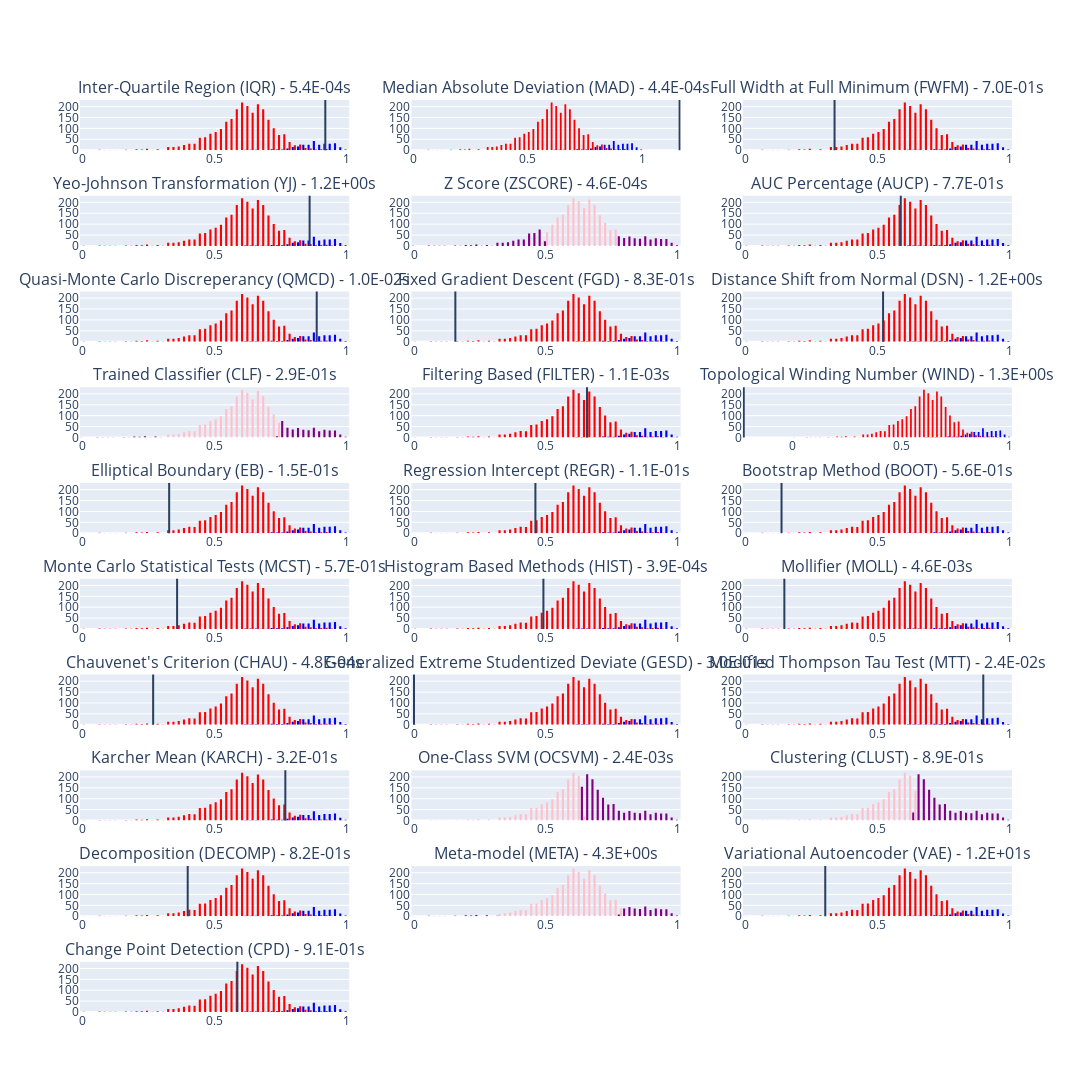

Write notebook code for a chart like this one.
### Code cell
fig = make_subplots(rows=10, cols=3, subplot_titles=list(thresholders.keys()))

for i, (thresholder_name, thresholder) in enumerate(thresholders.items()):
    row, col = (i//3)+1, (i%3)+1
    start = time.perf_counter()
    labels = thresholder.eval(model_labels)
    threshold = thresholder.thresh_
    end = time.perf_counter()
    if threshold != None:
        fig.add_trace(go.Histogram(x=model_labels[true_labels==1], marker={'color':'blue'}), row, col)
        fig.add_trace(go.Histogram(x=model_labels[true_labels==0], marker={'color':'red'}), row, col)
        fig.add_vline(float(threshold), row, col)
    else:
        fig.add_trace(go.Histogram(x=model_labels[labels==1], marker={'color':'purple'}), row, col)
        fig.add_trace(go.Histogram(x=model_labels[labels==0], marker={'color':'pink'}), row, col)
    fig.layout.annotations[i]['text'] = f'{thresholder_name} - {end-start:.1E}s'

fig.update_layout(width=1500, height=2000, showlegend=False)
fig.show()
pass

### Figure 1 — Plotly figure (JSON) as saved in the notebook; plotly's stock layout.template omitted (floating-point values rounded to 4 significant figures; data arrays with more than 128 entries replaced by an {"elided": "..."} marker saying what was removed)
{"data": [{"marker": {"color": "blue"}, "type": "histogram", "x": {"elided": "282 float values"}, "xaxis": "x", "yaxis": "y"}, {"marker": {"color": "red"}, "type": "histogram", "x": {"elided": "2485 float values"}, "xaxis": "x", "yaxis": "y"}, {"marker": {"color": "blue"}, "type": "histogram", "x": {"elided": "282 float values"}, "xaxis": "x2", "yaxis": "y2"}, {"marker": {"color": "red"}, "type": "histogram", "x": {"elided": "2485 float values"}, "xaxis": "x2", "yaxis": "y2"}, {"marker": {"color": "blue"}, "type": "histogram", "x": {"elided": "282 float values"}, "xaxis": "x3", "yaxis": "y3"}, {"marker": {"color": "red"}, "type": "histogram", "x": {"elided": "2485 float values"}, "xaxis": "x3", "yaxis": "y3"}, {"marker": {"color": "blue"}, "type": "histogram", "x": {"elided": "282 float values"}, "xaxis": "x4", "yaxis": "y4"}, {"marker": {"color": "red"}, "type": "histogram", "x": {"elided": "2485 float values"}, "xaxis": "x4", "yaxis": "y4"}, {"marker": {"color": "purple"}, "type": "histogram", "x": {"elided": "750 float values"}, "xaxis": "x5", "yaxis": "y5"}, {"marker": {"color": "pink"}, "type": "histogram", "x": {"elided": "2017 float values"}, "xaxis": "x5", "yaxis": "y5"}, {"marker": {"color": "blue"}, "type": "histogram", "x": {"elided": "282 float values"}, "xaxis": "x6", "yaxis": "y6"}, {"marker": {"color": "red"}, "type": "histogram", "x": {"elided": "2485 float values"}, "xaxis": "x6", "yaxis": "y6"}, {"marker": {"color": "blue"}, "type": "histogram", "x": {"elided": "282 float values"}, "xaxis": "x7", "yaxis": "y7"}, {"marker": {"color": "red"}, "type": "histogram", "x": {"elided": "2485 float values"}, "xaxis": "x7", "yaxis": "y7"}, {"marker": {"color": "blue"}, "type": "histogram", "x": {"elided": "282 float values"}, "xaxis": "x8", "yaxis": "y8"}, {"marker": {"color": "red"}, "type": "histogram", "x": {"elided": "2485 float values"}, "xaxis": "x8", "yaxis": "y8"}, {"marker": {"color": "blue"}, "type": "histogram", "x": {"elided": "282 float values"}, "xaxis": "x9", "yaxis": "y9"}, {"marker": {"color": "red"}, "type": "histogram", "x": {"elided": "2485 float values"}, "xaxis": "x9", "yaxis": "y9"}, {"marker": {"color": "purple"}, "type": "histogram", "x": {"elided": "492 float values"}, "xaxis": "x10", "yaxis": "y10"}, {"marker": {"color": "pink"}, "type": "histogram", "x": {"elided": "2275 float values"}, "xaxis": "x10", "yaxis": "y10"}, {"marker": {"color": "blue"}, "type": "histogram", "x": {"elided": "282 float values"}, "xaxis": "x11", "yaxis": "y11"}, {"marker": {"color": "red"}, "type": "histogram", "x": {"elided": "2485 float values"}, "xaxis": "x11", "yaxis": "y11"}, {"marker": {"color": "blue"}, "type": "histogram", "x": {"elided": "282 float values"}, "xaxis": "x12", "yaxis": "y12"}, {"marker": {"color": "red"}, "type": "histogram", "x": {"elided": "2485 float values"}, "xaxis": "x12", "yaxis": "y12"}, {"marker": {"color": "blue"}, "type": "histogram", "x": {"elided": "282 float values"}, "xaxis": "x13", "yaxis": "y13"}, {"marker": {"color": "red"}, "type": "histogram", "x": {"elided": "2485 float values"}, "xaxis": "x13", "yaxis": "y13"}, {"marker": {"color": "blue"}, "type": "histogram", "x": {"elided": "282 float values"}, "xaxis": "x14", "yaxis": "y14"}, {"marker": {"color": "red"}, "type": "histogram", "x": {"elided": "2485 float values"}, "xaxis": "x14", "yaxis": "y14"}, {"marker": {"color": "blue"}, "type": "histogram", "x": {"elided": "282 float values"}, "xaxis": "x15", "yaxis": "y15"}, {"marker": {"color": "red"}, "type": "histogram", "x": {"elided": "2485 float values"}, "xaxis": "x15", "yaxis": "y15"}, {"marker": {"color": "blue"}, "type": "histogram", "x": {"elided": "282 float values"}, "xaxis": "x16", "yaxis": "y16"}, {"marker": {"color": "red"}, "type": "histogram", "x": {"elided": "2485 float values"}, "xaxis": "x16", "yaxis": "y16"}, {"marker": {"color": "blue"}, "type": "histogram", "x": {"elided": "282 float values"}, "xaxis": "x17", "yaxis": "y17"}, {"marker": {"color": "red"}, "type": "histogram", "x": {"elided": "2485 float values"}, "xaxis": "x17", "yaxis": "y17"}, {"marker": {"color": "blue"}, "type": "histogram", "x": {"elided": "282 float values"}, "xaxis": "x18", "yaxis": "y18"}, {"marker": {"color": "red"}, "type": "histogram", "x": {"elided": "2485 float values"}, "xaxis": "x18", "yaxis": "y18"}, {"marker": {"color": "blue"}, "type": "histogram", "x": {"elided": "282 float values"}, "xaxis": "x19", "yaxis": "y19"}, {"marker": {"color": "red"}, "type": "histogram", "x": {"elided": "2485 float values"}, "xaxis": "x19", "yaxis": "y19"}, {"marker": {"color": "blue"}, "type": "histogram", "x": {"elided": "282 float values"}, "xaxis": "x20", "yaxis": "y20"}, {"marker": {"color": "red"}, "type": "histogram", "x": {"elided": "2485 float values"}, "xaxis": "x20", "yaxis": "y20"}, {"marker": {"color": "blue"}, "type": "histogram", "x": {"elided": "282 float values"}, "xaxis": "x21", "yaxis": "y21"}, {"marker": {"color": "red"}, "type": "histogram", "x": {"elided": "2485 float values"}, "xaxis": "x21", "yaxis": "y21"}, {"marker": {"color": "blue"}, "type": "histogram", "x": {"elided": "282 float values"}, "xaxis": "x22", "yaxis": "y22"}, {"marker": {"color": "red"}, "type": "histogram", "x": {"elided": "2485 float values"}, "xaxis": "x22", "yaxis": "y22"}, {"marker": {"color": "purple"}, "type": "histogram", "x": {"elided": "1334 float values"}, "xaxis": "x23", "yaxis": "y23"}, {"marker": {"color": "pink"}, "type": "histogram", "x": {"elided": "1433 float values"}, "xaxis": "x23", "yaxis": "y23"}, {"marker": {"color": "purple"}, "type": "histogram", "x": {"elided": "1216 float values"}, "xaxis": "x24", "yaxis": "y24"}, {"marker": {"color": "pink"}, "type": "histogram", "x": {"elided": "1551 float values"}, "xaxis": "x24", "yaxis": "y24"}, {"marker": {"color": "blue"}, "type": "histogram", "x": {"elided": "282 float values"}, "xaxis": "x25", "yaxis": "y25"}, {"marker": {"color": "red"}, "type": "histogram", "x": {"elided": "2485 float values"}, "xaxis": "x25", "yaxis": "y25"}, {"marker": {"color": "purple"}, "type": "histogram", "x": {"elided": "375 float values"}, "xaxis": "x26", "yaxis": "y26"}, {"marker": {"color": "pink"}, "type": "histogram", "x": {"elided": "2392 float values"}, "xaxis": "x26", "yaxis": "y26"}, {"marker": {"color": "blue"}, "type": "histogram", "x": {"elided": "282 float values"}, "xaxis": "x27", "yaxis": "y27"}, {"marker": {"color": "red"}, "type": "histogram", "x": {"elided": "2485 float values"}, "xaxis": "x27", "yaxis": "y27"}, {"marker": {"color": "blue"}, "type": "histogram", "x": {"elided": "282 float values"}, "xaxis": "x28", "yaxis": "y28"}, {"marker": {"color": "red"}, "type": "histogram", "x": {"elided": "2485 float values"}, "xaxis": "x28", "yaxis": "y28"}], "layout": {"annotations": [{"font": {"size": 16}, "showarrow": false, "text": "Inter-Quartile Region (IQR) - 5.4E-04s", "x": 0.1444, "xanchor": "center", "xref": "paper", "y": 1, "yanchor": "bottom", "yref": "paper"}, {"font": {"size": 16}, "showarrow": false, "text": "Median Absolute Deviation (MAD) - 4.4E-04s", "x": 0.5, "xanchor": "center", "xref": "paper", "y": 1, "yanchor": "bottom", "yref": "paper"}, {"font": {"size": 16}, "showarrow": false, "text": "Full Width at Full Minimum (FWFM) - 7.0E-01s", "x": 0.8556, "xanchor": "center", "xref": "paper", "y": 1, "yanchor": "bottom", "yref": "paper"}, {"font": {"size": 16}, "showarrow": false, "text": "Yeo-Johnson Transformation (YJ) - 1.2E+00s", "x": 0.1444, "xanchor": "center", "xref": "paper", "y": 0.895, "yanchor": "bottom", "yref": "paper"}, {"font": {"size": 16}, "showarrow": false, "text": "Z Score (ZSCORE) - 4.6E-04s", "x": 0.5, "xanchor": "center", "xref": "paper", "y": 0.895, "yanchor": "bottom", "yref": "paper"}, {"font": {"size": 16}, "showarrow": false, "text": "AUC Percentage (AUCP) - 7.7E-01s", "x": 0.8556, "xanchor": "center", "xref": "paper", "y": 0.895, "yanchor": "bottom", "yref": "paper"}, {"font": {"size": 16}, "showarrow": false, "text": "Quasi-Monte Carlo Discreperancy (QMCD) - 1.0E-02s", "x": 0.1444, "xanchor": "center", "xref": "paper", "y": 0.79, "yanchor": "bottom", "yref": "paper"}, {"font": {"size": 16}, "showarrow": false, "text": "Fixed Gradient Descent (FGD) - 8.3E-01s", "x": 0.5, "xanchor": "center", "xref": "paper", "y": 0.79, "yanchor": "bottom", "yref": "paper"}, {"font": {"size": 16}, "showarrow": false, "text": "Distance Shift from Normal (DSN) - 1.2E+00s", "x": 0.8556, "xanchor": "center", "xref": "paper", "y": 0.79, "yanchor": "bottom", "yref": "paper"}, {"font": {"size": 16}, "showarrow": false, "text": "Trained Classifier (CLF) - 2.9E-01s", "x": 0.1444, "xanchor": "center", "xref": "paper", "y": 0.685, "yanchor": "bottom", "yref": "paper"}, {"font": {"size": 16}, "showarrow": false, "text": "Filtering Based (FILTER) - 1.1E-03s", "x": 0.5, "xanchor": "center", "xref": "paper", "y": 0.685, "yanchor": "bottom", "yref": "paper"}, {"font": {"size": 16}, "showarrow": false, "text": "Topological Winding Number (WIND) - 1.3E+00s", "x": 0.8556, "xanchor": "center", "xref": "paper", "y": 0.685, "yanchor": "bottom", "yref": "paper"}, {"font": {"size": 16}, "showarrow": false, "text": "Elliptical Boundary (EB) - 1.5E-01s", "x": 0.1444, "xanchor": "center", "xref": "paper", "y": 0.58, "yanchor": "bottom", "yref": "paper"}, {"font": {"size": 16}, "showarrow": false, "text": "Regression Intercept (REGR) - 1.1E-01s", "x": 0.5, "xanchor": "center", "xref": "paper", "y": 0.58, "yanchor": "bottom", "yref": "paper"}, {"font": {"size": 16}, "showarrow": false, "text": "Bootstrap Method (BOOT) - 5.6E-01s", "x": 0.8556, "xanchor": "center", "xref": "paper", "y": 0.58, "yanchor": "bottom", "yref": "paper"}, {"font": {"size": 16}, "showarrow": false, "text": "Monte Carlo Statistical Tests (MCST) - 5.7E-01s", "x": 0.1444, "xanchor": "center", "xref": "paper", "y": 0.475, "yanchor": "bottom", "yref": "paper"}, {"font": {"size": 16}, "showarrow": false, "text": "Histogram Based Methods (HIST) - 3.9E-04s", "x": 0.5, "xanchor": "center", "xref": "paper", "y": 0.475, "yanchor": "bottom", "yref": "paper"}, {"font": {"size": 16}, "showarrow": false, "text": "Mollifier (MOLL) - 4.6E-03s", "x": 0.8556, "xanchor": "center", "xref": "paper", "y": 0.475, "yanchor": "bottom", "yref": "paper"}, {"font": {"size": 16}, "showarrow": false, "text": "Chauvenet's Criterion (CHAU) - 4.8E-04s", "x": 0.1444, "xanchor": "center", "xref": "paper", "y": 0.37, "yanchor": "bottom", "yref": "paper"}, {"font": {"size": 16}, "showarrow": false, "text": "Generalized Extreme Studentized Deviate (GESD) - 3.0E-01s", "x": 0.5, "xanchor": "center", "xref": "paper", "y": 0.37, "yanchor": "bottom", "yref": "paper"}, {"font": {"size": 16}, "showarrow": false, "text": "Modified Thompson Tau Test (MTT) - 2.4E-02s", "x": 0.8556, "xanchor": "center", "xref": "paper", "y": 0.37, "yanchor": "bottom", "yref": "paper"}, {"font": {"size": 16}, "showarrow": false, "text": "Karcher Mean (KARCH) - 3.2E-01s", "x": 0.1444, "xanchor": "center", "xref": "paper", "y": 0.265, "yanchor": "bottom", "yref": "paper"}, {"font": {"size": 16}, "showarrow": false, "text": "One-Class SVM (OCSVM) - 2.4E-03s", "x": 0.5, "xanchor": "center", "xref": "paper", "y": 0.265, "yanchor": "bottom", "yref": "paper"}, {"font": {"size": 16}, "showarrow": false, "text": "Clustering (CLUST) - 8.9E-01s", "x": 0.8556, "xanchor": "center", "xref": "paper", "y": 0.265, "yanchor": "bottom", "yref": "paper"}, {"font": {"size": 16}, "showarrow": false, "text": "Decomposition (DECOMP) - 8.2E-01s", "x": 0.1444, "xanchor": "center", "xref": "paper", "y": 0.16, "yanchor": "bottom", "yref": "paper"}, {"font": {"size": 16}, "showarrow": false, "text": "Meta-model (META) - 4.3E+00s", "x": 0.5, "xanchor": "center", "xref": "paper", "y": 0.16, "yanchor": "bottom", "yref": "paper"}, {"font": {"size": 16}, "showarrow": false, "text": "Variational Autoencoder (VAE) - 1.2E+01s", "x": 0.8556, "xanchor": "center", "xref": "paper", "y": 0.16, "yanchor": "bottom", "yref": "paper"}, {"font": {"size": 16}, "showarrow": false, "text": "Change Point Detection (CPD) - 9.1E-01s", "x": 0.1444, "xanchor": "center", "xref": "paper", "y": 0.055, "yanchor": "bottom", "yref": "paper"}], "height": 2000, "shapes": [{"type": "line", "x0": 0.9193, "x1": 0.9193, "xref": "x", "y0": 0, "y1": 1, "yref": "y domain"}, {"type": "line", "x0": 1.164, "x1": 1.164, "xref": "x2", "y0": 0, "y1": 1, "yref": "y2 domain"}, {"type": "line", "x0": 0.3378, "x1": 0.3378, "xref": "x3", "y0": 0, "y1": 1, "yref": "y3 domain"}, {"type": "line", "x0": 0.8599, "x1": 0.8599, "xref": "x4", "y0": 0, "y1": 1, "yref": "y4 domain"}, {"type": "line", "x0": 0.5886, "x1": 0.5886, "xref": "x6", "y0": 0, "y1": 1, "yref": "y6 domain"}, {"type": "line", "x0": 0.8868, "x1": 0.8868, "xref": "x7", "y0": 0, "y1": 1, "yref": "y7 domain"}, {"type": "line", "x0": 0.1566, "x1": 0.1566, "xref": "x8", "y0": 0, "y1": 1, "yref": "y8 domain"}, {"type": "line", "x0": 0.5215, "x1": 0.5215, "xref": "x9", "y0": 0, "y1": 1, "yref": "y9 domain"}, {"type": "line", "x0": 0.6554, "x1": 0.6554, "xref": "x11", "y0": 0, "y1": 1, "yref": "y11 domain"}, {"type": "line", "x0": -0.2268, "x1": -0.2268, "xref": "x12", "y0": 0, "y1": 1, "yref": "y12 domain"}, {"type": "line", "x0": 0.3278, "x1": 0.3278, "xref": "x13", "y0": 0, "y1": 1, "yref": "y13 domain"}, {"type": "line", "x0": 0.4599, "x1": 0.4599, "xref": "x14", "y0": 0, "y1": 1, "yref": "y14 domain"}, {"type": "line", "x0": 0.1369, "x1": 0.1369, "xref": "x15", "y0": 0, "y1": 1, "yref": "y15 domain"}, {"type": "line", "x0": 0.3578, "x1": 0.3578, "xref": "x16", "y0": 0, "y1": 1, "yref": "y16 domain"}, {"type": "line", "x0": 0.4902, "x1": 0.4902, "xref": "x17", "y0": 0, "y1": 1, "yref": "y17 domain"}, {"type": "line", "x0": 0.1475, "x1": 0.1475, "xref": "x18", "y0": 0, "y1": 1, "yref": "y18 domain"}, {"type": "line", "x0": 0.2671, "x1": 0.2671, "xref": "x19", "y0": 0, "y1": 1, "yref": "y19 domain"}, {"type": "line", "x0": 0, "x1": 0, "xref": "x20", "y0": 0, "y1": 1, "yref": "y20 domain"}, {"type": "line", "x0": 0.9012, "x1": 0.9012, "xref": "x21", "y0": 0, "y1": 1, "yref": "y21 domain"}, {"type": "line", "x0": 0.7679, "x1": 0.7679, "xref": "x22", "y0": 0, "y1": 1, "yref": "y22 domain"}, {"type": "line", "x0": 0.398, "x1": 0.398, "xref": "x25", "y0": 0, "y1": 1, "yref": "y25 domain"}, {"type": "line", "x0": 0.3026, "x1": 0.3026, "xref": "x27", "y0": 0, "y1": 1, "yref": "y27 domain"}, {"type": "line", "x0": 0.5861, "x1": 0.5861, "xref": "x28", "y0": 0, "y1": 1, "yref": "y28 domain"}], "showlegend": false, "width": 1500, "xaxis": {"anchor": "y", "domain": [0, 0.2889]}, "xaxis10": {"anchor": "y10", "domain": [0, 0.2889]}, "xaxis11": {"anchor": "y11", "domain": [0.3556, 0.6444]}, "xaxis12": {"anchor": "y12", "domain": [0.7111, 1]}, "xaxis13": {"anchor": "y13", "domain": [0, 0.2889]}, "xaxis14": {"anchor": "y14", "domain": [0.3556, 0.6444]}, "xaxis15": {"anchor": "y15", "domain": [0.7111, 1]}, "xaxis16": {"anchor": "y16", "domain": [0, 0.2889]}, "xaxis17": {"anchor": "y17", "domain": [0.3556, 0.6444]}, "xaxis18": {"anchor": "y18", "domain": [0.7111, 1]}, "xaxis19": {"anchor": "y19", "domain": [0, 0.2889]}, "xaxis2": {"anchor": "y2", "domain": [0.3556, 0.6444]}, "xaxis20": {"anchor": "y20", "domain": [0.3556, 0.6444]}, "xaxis21": {"anchor": "y21", "domain": [0.7111, 1]}, "xaxis22": {"anchor": "y22", "domain": [0, 0.2889]}, "xaxis23": {"anchor": "y23", "domain": [0.3556, 0.6444]}, "xaxis24": {"anchor": "y24", "domain": [0.7111, 1]}, "xaxis25": {"anchor": "y25", "domain": [0, 0.2889]}, "xaxis26": {"anchor": "y26", "domain": [0.3556, 0.6444]}, "xaxis27": {"anchor": "y27", "domain": [0.7111, 1]}, "xaxis28": {"anchor": "y28", "domain": [0, 0.2889]}, "xaxis29": {"anchor": "y29", "domain": [0.3556, 0.6444]}, "xaxis3": {"anchor": "y3", "domain": [0.7111, 1]}, "xaxis30": {"anchor": "y30", "domain": [0.7111, 1]}, "xaxis4": {"anchor": "y4", "domain": [0, 0.2889]}, "xaxis5": {"anchor": "y5", "domain": [0.3556, 0.6444]}, "xaxis6": {"anchor": "y6", "domain": [0.7111, 1]}, "xaxis7": {"anchor": "y7", "domain": [0, 0.2889]}, "xaxis8": {"anchor": "y8", "domain": [0.3556, 0.6444]}, "xaxis9": {"anchor": "y9", "domain": [0.7111, 1]}, "yaxis": {"anchor": "x", "domain": [0.945, 1]}, "yaxis10": {"anchor": "x10", "domain": [0.63, 0.685]}, "yaxis11": {"anchor": "x11", "domain": [0.63, 0.685]}, "yaxis12": {"anchor": "x12", "domain": [0.63, 0.685]}, "yaxis13": {"anchor": "x13", "domain": [0.525, 0.58]}, "yaxis14": {"anchor": "x14", "domain": [0.525, 0.58]}, "yaxis15": {"anchor": "x15", "domain": [0.525, 0.58]}, "yaxis16": {"anchor": "x16", "domain": [0.42, 0.475]}, "yaxis17": {"anchor": "x17", "domain": [0.42, 0.475]}, "yaxis18": {"anchor": "x18", "domain": [0.42, 0.475]}, "yaxis19": {"anchor": "x19", "domain": [0.315, 0.37]}, "yaxis2": {"anchor": "x2", "domain": [0.945, 1]}, "yaxis20": {"anchor": "x20", "domain": [0.315, 0.37]}, "yaxis21": {"anchor": "x21", "domain": [0.315, 0.37]}, "yaxis22": {"anchor": "x22", "domain": [0.21, 0.265]}, "yaxis23": {"anchor": "x23", "domain": [0.21, 0.265]}, "yaxis24": {"anchor": "x24", "domain": [0.21, 0.265]}, "yaxis25": {"anchor": "x25", "domain": [0.105, 0.16]}, "yaxis26": {"anchor": "x26", "domain": [0.105, 0.16]}, "yaxis27": {"anchor": "x27", "domain": [0.105, 0.16]}, "yaxis28": {"anchor": "x28", "domain": [0, 0.055]}, "yaxis29": {"anchor": "x29", "domain": [0, 0.055]}, "yaxis3": {"anchor": "x3", "domain": [0.945, 1]}, "yaxis30": {"anchor": "x30", "domain": [0, 0.055]}, "yaxis4": {"anchor": "x4", "domain": [0.84, 0.895]}, "yaxis5": {"anchor": "x5", "domain": [0.84, 0.895]}, "yaxis6": {"anchor": "x6", "domain": [0.84, 0.895]}, "yaxis7": {"anchor": "x7", "domain": [0.735, 0.79]}, "yaxis8": {"anchor": "x8", "domain": [0.735, 0.79]}, "yaxis9": {"anchor": "x9", "domain": [0.735, 0.79]}}}
